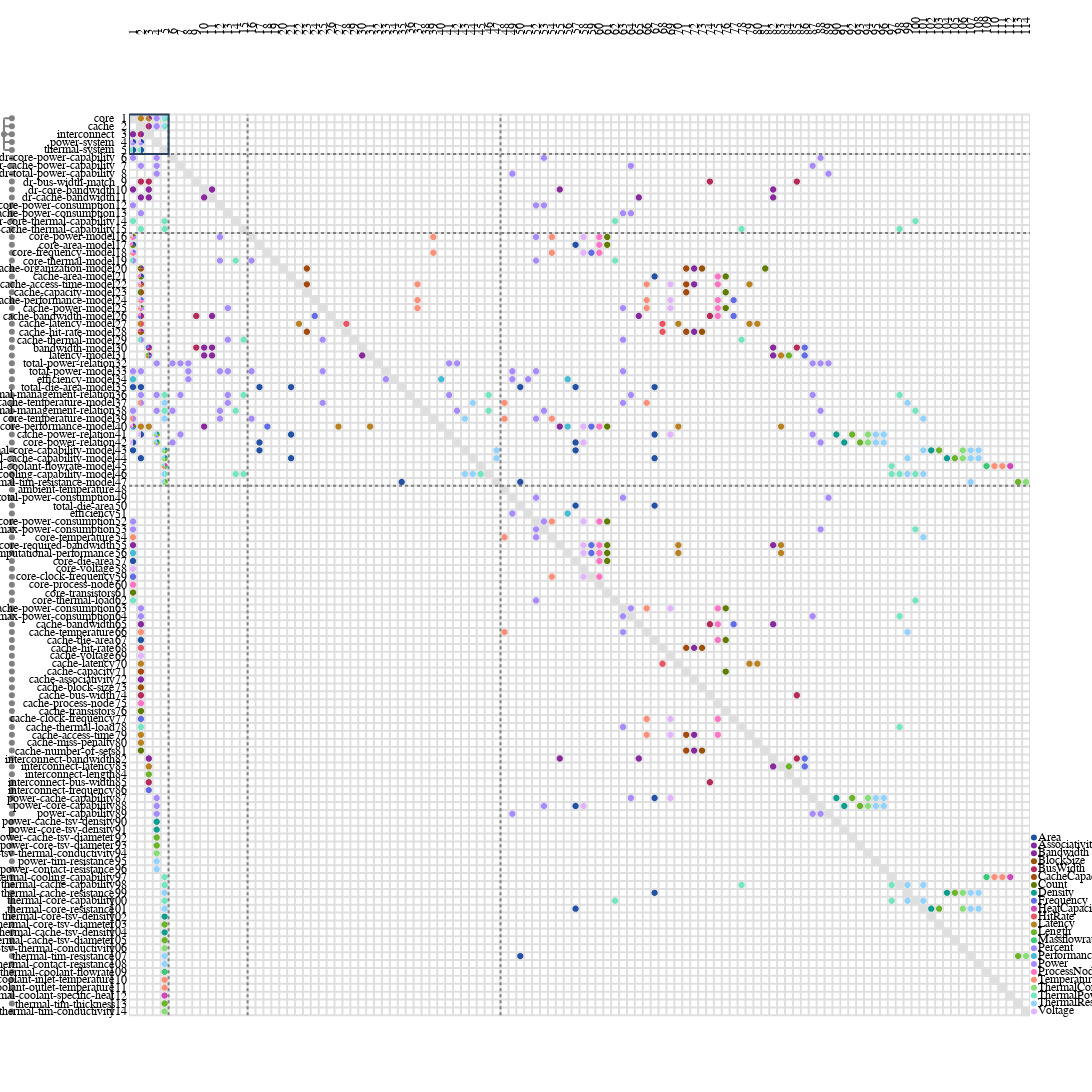

Notebook code for this chart:
### Code cell
figure = raesl.plot.mdm(
    graph,
    # node_kinds=["component", "variable", "function_spec", "design_spec", "relation_spec"],
    # edge_kinds=["functional_dependency", "mapping_dependency"],
    depth=2,
)
figure.write_image("figures/mdm.svg")
figure.show()
